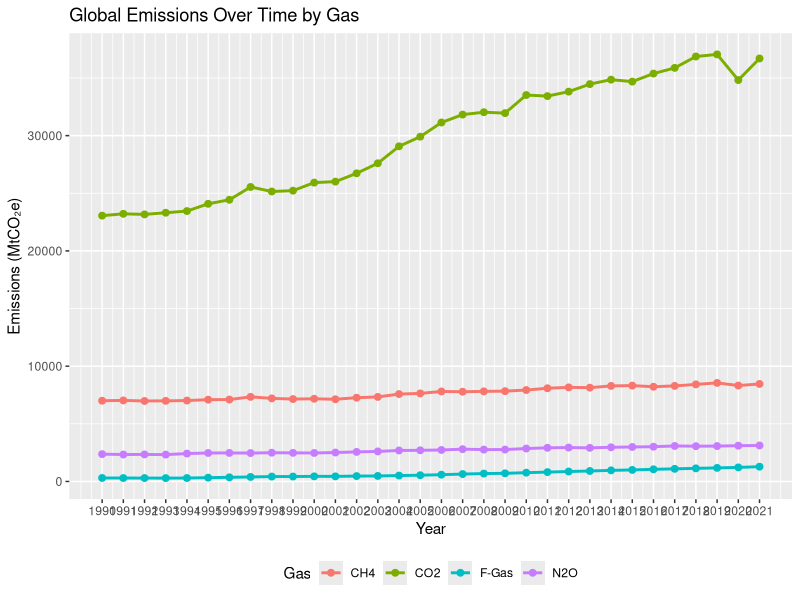
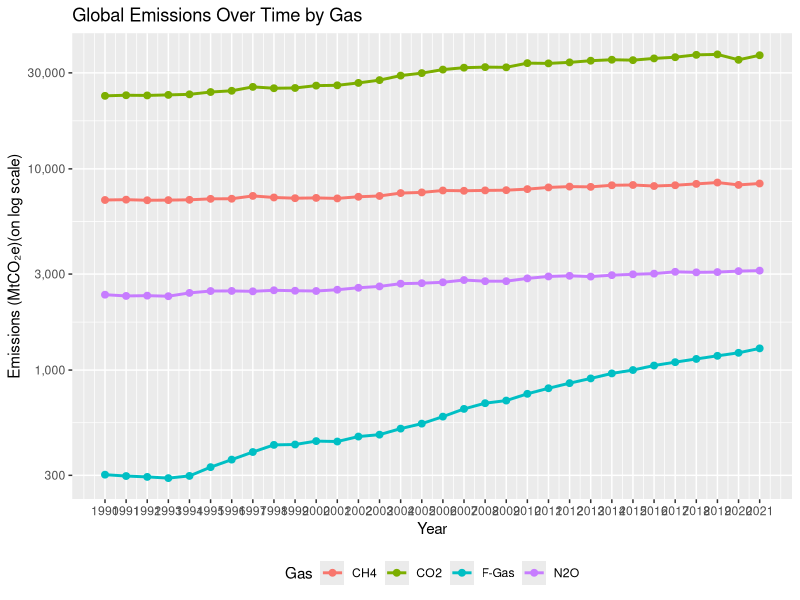
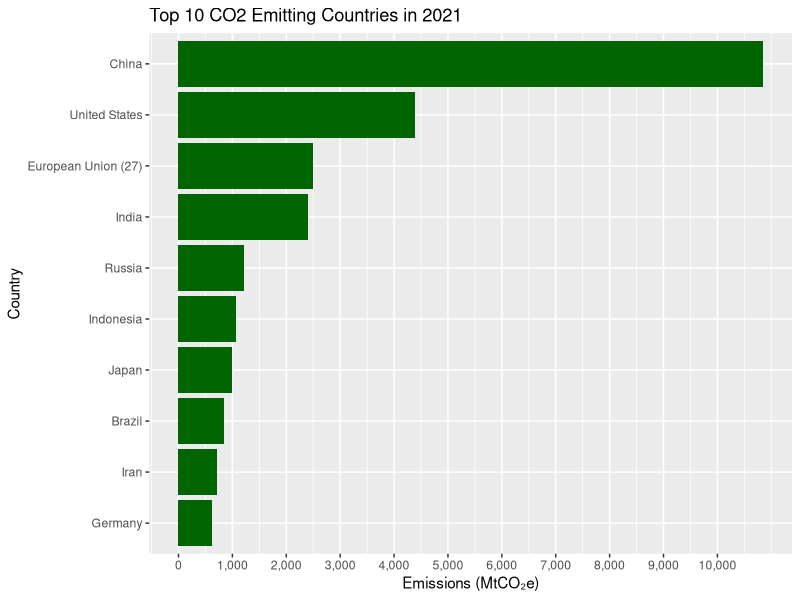
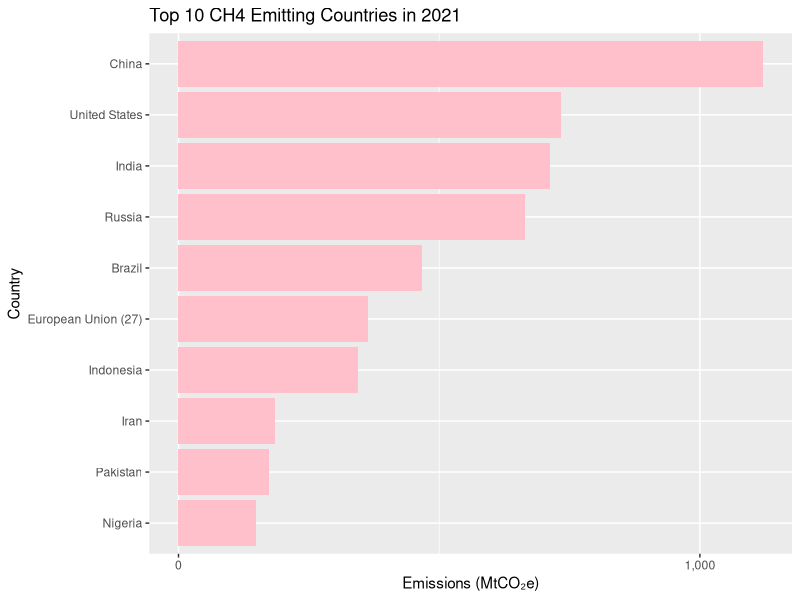
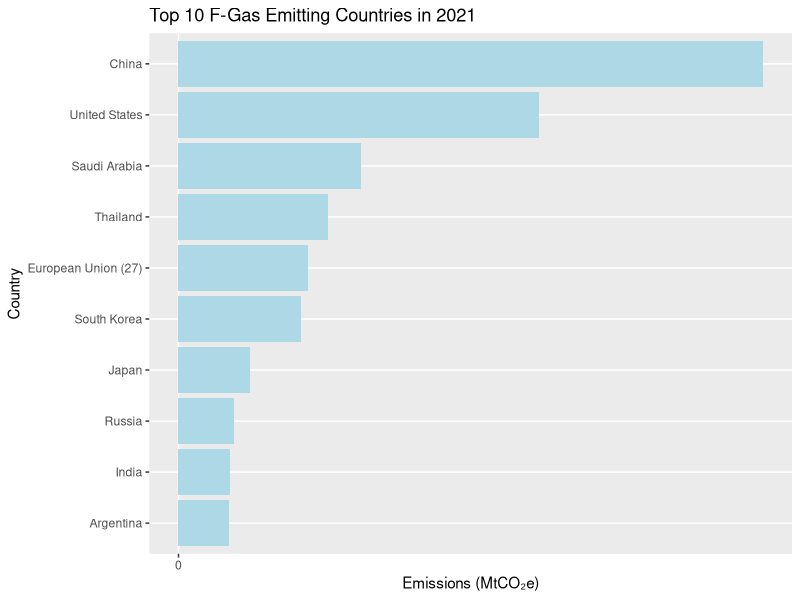
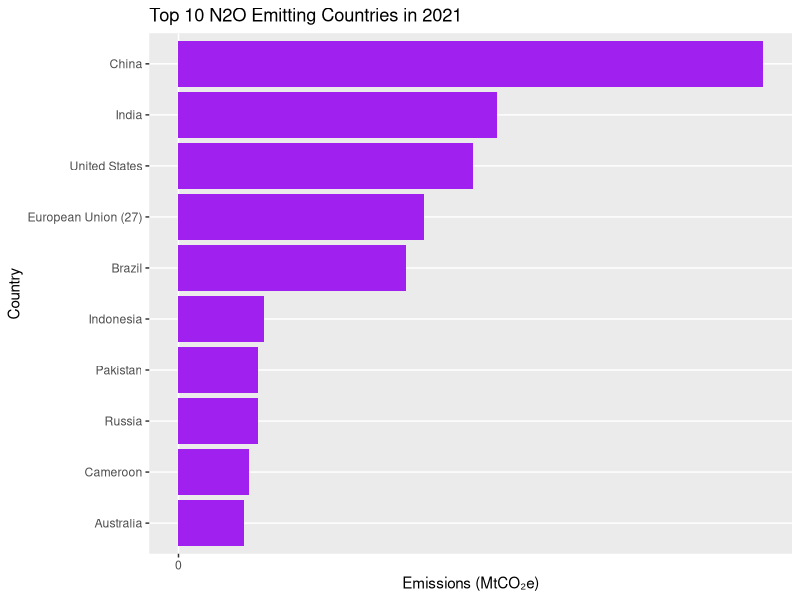
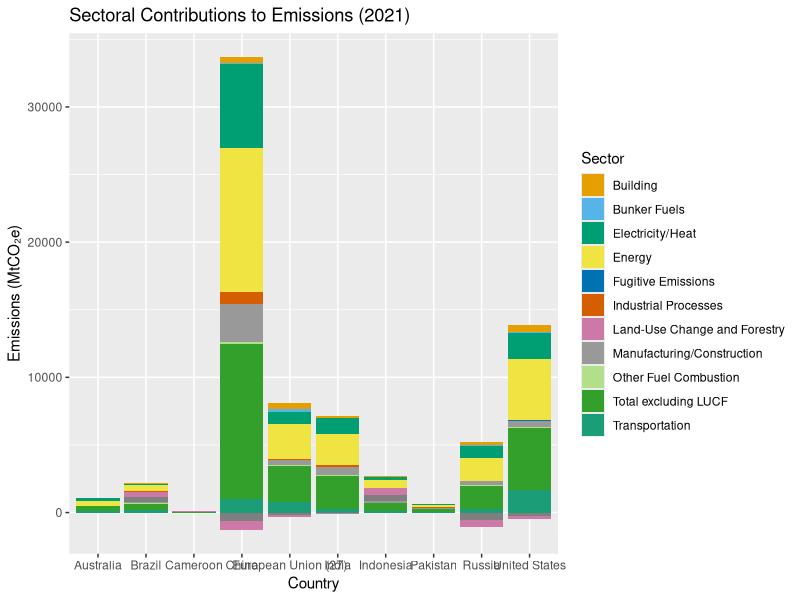
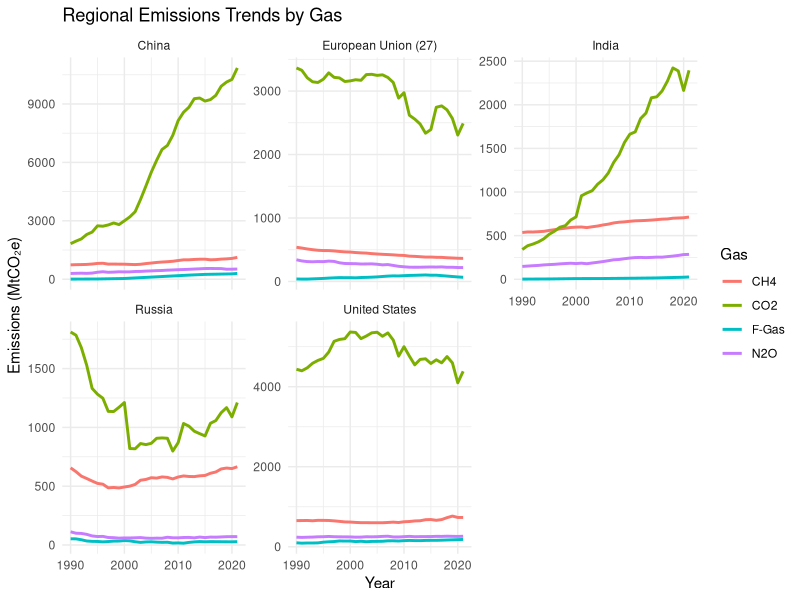

Recreate these plots in R, in order.
## ---- chunk 1
library(readr)
library(tidyverse)
## ---- chunk 2
data <- read.csv("Datasets/historical_emissions.csv", na.strings = c("NA", "N/A"))


dim(data)
#head(data)
## ---- chunk 3
cleaned_data <- na.omit(data)
cleaned_data <- cleaned_data[,!names(cleaned_data) %in% c("Data.source")]
dim(cleaned_data)
#str(cleaned_data)
data_long <- cleaned_data |>
  pivot_longer(
    cols = starts_with("X"),    
    names_to = "Year",          
    values_to = "Emissions"     
  ) |>
  mutate(Year = as.numeric(sub("X", "", Year)))
dim(data_long)
## ---- chunk 4
global_emissions_gases <- subset(data_long, Country == "World" & Sector == "Total including LUCF")
ggplot(global_emissions_gases, aes(x = Year, y = Emissions, color = Gas)) +
  geom_line(size = 1) +
  geom_point(size = 2)+
  scale_x_continuous(breaks = seq(1990, 2021, by = 1)) +
  labs(title = "Global Emissions Over Time by Gas",
       x = "Year",
       y = "Emissions (MtCO₂e)",
       color = "Gas") +
  theme(legend.position = "bottom")
## ---- chunk 5

ggplot(global_emissions_gases, aes(x = Year, y = Emissions, color = Gas)) +
  geom_line(size = 1) +
  geom_point(size = 2)+
  scale_x_continuous(breaks = seq(1990, 2021, by = 1)) +
  scale_y_continuous(trans = 'log10', labels = scales::comma) +
  labs(title = "Global Emissions Over Time by Gas",
       x = "Year",
       y = "Emissions (MtCO₂e)(on log scale)",
       color = "Gas") +
  theme(legend.position = "bottom")


## ---- chunk 6
data_2021 <- subset(data_long, Year == 2021 & Gas == "CO2" & Sector == "Total including LUCF")
top_10 <- data_2021[order(-data_2021$Emissions), ][2:11, ]

ggplot(top_10, aes(x = reorder(Country, Emissions), y = Emissions)) +
  geom_bar(stat = "identity", fill = "darkgreen") +
  scale_y_continuous(breaks = seq(0, max(top_10$Emissions), by = 1000), labels = scales::comma) +
  labs(title = "Top 10 CO2 Emitting Countries in 2021",
       x = "Country",
       y = "Emissions (MtCO₂e)") +
  coord_flip()
## ---- chunk 7
data_2021 <- subset(data_long, Year == 2021 & Gas == "CH4" & Sector == "Total including LUCF")
top_10 <- data_2021[order(-data_2021$Emissions), ][2:11, ]

ggplot(top_10, aes(x = reorder(Country, Emissions), y = Emissions)) +
  geom_bar(stat = "identity", fill = "pink") +
  scale_y_continuous(breaks = seq(0, max(top_10$Emissions), by = 1000), labels = scales::comma) +
  labs(title = "Top 10 CH4 Emitting Countries in 2021",
       x = "Country",
       y = "Emissions (MtCO₂e)") +
  coord_flip()
## ---- chunk 8
data_2021 <- subset(data_long, Year == 2021 & Gas == "F-Gas" & Sector == "Total including LUCF")
top_10 <- data_2021[order(-data_2021$Emissions), ][2:11, ]

ggplot(top_10, aes(x = reorder(Country, Emissions), y = Emissions)) +
  geom_bar(stat = "identity", fill = "lightblue") +
  scale_y_continuous(breaks = seq(0, max(top_10$Emissions), by = 1000), labels = scales::comma) +
  labs(title = "Top 10 F-Gas Emitting Countries in 2021",
       x = "Country",
       y = "Emissions (MtCO₂e)") +
  coord_flip()
## ---- chunk 9
data_2021 <- subset(data_long, Year == 2021 & Gas == "N2O" & Sector == "Total including LUCF")
top_10 <- data_2021[order(-data_2021$Emissions), ][2:11, ]

ggplot(top_10, aes(x = reorder(Country, Emissions), y = Emissions)) +
  geom_bar(stat = "identity", fill = "purple") +
  scale_y_continuous(breaks = seq(0, max(top_10$Emissions), by = 1000), labels = scales::comma) +
  labs(title = "Top 10 N2O Emitting Countries in 2021",
       x = "Country",
       y = "Emissions (MtCO₂e)") +
  coord_flip()
## ---- chunk 10
# Calculate LUCF emissions
top_countries <- top_10$Country
sector_data <- subset(data_long, Year == 2021 & Country %in% top_countries & Gas == "CO2")

# Create a new LUCF column by calculating the difference
sector_data_lucf <- sector_data |>
  filter(Sector %in% c("Total including LUCF", "Total excluding LUCF")) |>
  spread(Sector, Emissions) |>
  mutate(LUCF = `Total including LUCF` - `Total excluding LUCF`) |>
  gather(key = "Sector", value = "Emissions", c("LUCF", "Total excluding LUCF"))

# Combine with other sectors
sector_data_combined <- sector_data |>
  filter(!Sector %in% c("Total including LUCF", "Total excluding LUCF")) |>
  bind_rows(sector_data_lucf)

# Plot the updated data
ggplot(sector_data_combined, aes(x = Country, y = Emissions, fill = Sector)) +
  geom_bar(stat = "identity") +
  scale_fill_manual(values = c(
    "Building" = "#E69F00",
    "Bunker Fuels" = "#56B4E9",
    "Electricity/Heat" = "#009E73",
    "Energy" = "#F0E442",
    "Fugitive Emissions" = "#0072B2",
    "Industrial Processes" = "#D55E00",
    "Land-Use Change and Forestry" = "#CC79A7",
    "Manufacturing/Construction" = "#999999",
    "Other Fuel Combustion" = "#B2DF8A",
    "Total excluding LUCF" = "#33A02C",
    "Total including LUCF" = "#FB9A99",
    "Transportation" = "#1B9E77"
  )) +
  labs(title = "Sectoral Contributions to Emissions (2021)",
       x = "Country",
       y = "Emissions (MtCO₂e)") +
  theme(legend.position = "right")
## ---- chunk 11
facet_data <- subset(data_long, Country %in% c("China", "United States", "India", "European Union (27)","Russia") & Sector == "Total including LUCF")

ggplot(facet_data, aes(x = Year, y = Emissions, color = Gas)) +
  geom_line(size = 1) +
  facet_wrap(~ Country, scales = "free_y") +
  labs(title = "Regional Emissions Trends by Gas",
       x = "Year",
       y = "Emissions (MtCO₂e)") +
  theme_minimal()
## ---- chunk 12
facet_data <- subset(
  data_long,
  Country %in% c(
    "China", "United States", "India", "European Union (27)",
    "Russia", "Japan", "Brazil", "Indonesia", "Iran", "Germany" 
  ) &
    Sector %in% c(
      "Energy", "Agriculture", "Transport",
      "Electricity/Heat", "Waste", "Industrial Processes"
    ) &  
    Gas %in% c("CO2", "CH4", "N2O", "F-Gas")  
)
## ---- chunk 13
gas_sector_data <- subset(
  data_long,
  Country == "World" & Sector %in% c("Energy", "Agriculture", "Electricity/Heat") & Gas %in% c("CO2", "CH4", "N2O", "F-Gas")
)

ggplot(gas_sector_data, aes(x = Year, y = Emissions, color = Gas)) +
  geom_line(size = 1) +
  facet_wrap(~ Sector, scales = "free_y") +
  labs(
    title = "Gas Contributions by Sector Over Time (1990–2021)",
    x = "Year",
    y = "Emissions (MtCO₂e)",
    color = "Gas"
  ) +
  theme_minimal() +
  theme(
    strip.text = element_text(size = 12, face = "bold"),
    plot.title = element_text(size = 15, face = "bold"),
    axis.text = element_text(size = 9),
    legend.position = "right"
  )
## ---- chunk 14

gas_focused <- subset(
  data_long,
  Country %in% c("China", "United States", "India", "European Union (27)", "Russia") &
    Sector %in% c("Energy", "Agriculture", "Transport", "Electricity/Heat") &
    Gas %in% c("CO2", "CH4", "N2O")
)


ggplot(gas_focused, aes(x = Year, y = Emissions, color = Country)) +
  geom_line(size = 1) +
  facet_grid(Sector ~ Gas, scales = "free_y") +
  labs(
    title = "Sectoral Emissions by Gas and Country (1990–2021)",
    x = "Year",
    y = "Emissions (MtCO₂e)",
    color = "Country"
  ) +
  theme_minimal() +
  theme(
    strip.text = element_text(size = 10, face = "bold"),
    plot.title = element_text(size = 16, face = "bold"),
    legend.position = "bottom"
  )

## ---- chunk 15
sector_country_data <- subset(
  data_long,
  Year == 2021 &
    Country %in% c(
      "China", "United States", "India", "European Union (27)",
      "Russia", "Japan", "Brazil", "Germany"
    ) &
    Gas == "CO2" &
    !Sector %in% c("Total including LUCF", "Total excluding LUCF")  # Exclude these sectors
)

ggplot(sector_country_data, aes(x = Country, y = Sector, fill = Emissions)) +
  geom_tile() +
  scale_fill_gradient(low = "lightblue", high = "darkblue") +
  labs(
    title = "Sectoral Emissions Across Countries (2021)",
    x = "Country",
    y = "Sector",
    fill = "Emissions (MtCO₂e)"
  ) +
  theme_minimal() +
  theme(
    plot.title = element_text(size = 16, face = "bold"),
    axis.text.x = element_text(angle = 45, hjust = 1),
    legend.position = "right"
  )
## ---- chunk 16
# Filter 
sector_gas_data <- subset(
  data_long,
  Year == 2021 &
    !Sector %in% c("Total including LUCF", "Total excluding LUCF") &
    Gas %in% c("CO2", "CH4", "N2O", "F-Gas")
)
## ---- chunk 17

sector_gas_summary <- sector_gas_data |>
  group_by(Sector, Gas) |>
  summarise(Total_Emissions = sum(Emissions, na.rm = TRUE)) |>
  ungroup()


ggplot(sector_gas_summary, aes(x = reorder(Sector, -Total_Emissions), y = Total_Emissions, fill = Gas)) +
  geom_bar(stat = "identity") +
  labs(
    title = "Sectoral Emissions by Gas (2021)",
    x = "Sector",
    y = "Total Emissions (MtCO₂e)",
    fill = "Gas"
  ) +
  theme_minimal() +
  theme(
    plot.title = element_text(size = 16, face = "bold"),
    axis.text.x = element_text(angle = 45, hjust = 1),
    legend.position = "right"
  )
## ---- chunk 18
library(dplyr)
library(ggplot2)

# Filter CO2 emissions data
co2_data <- data_long |>
  filter(Gas == "CO2", Sector == "Total including LUCF")

# Calculate global total emissions for each year
global_emissions <- co2_data |>
  group_by(Year) |>
  summarise(Total_Emissions = sum(Emissions, na.rm = TRUE))

# Calculate cumulative emissions per country and identify top 5 emitters
top_5_countries <- co2_data |>
  group_by(Country) |>
  summarise(Cumulative_Emissions = sum(Emissions, na.rm = TRUE)) |>
  arrange(desc(Cumulative_Emissions)) |>
  slice(2:6) |>
  pull(Country)

# Filter for top 5 countries and calculate percentage contribution
top_5_contributions <- co2_data |>
  filter(Country %in% top_5_countries) |>
  left_join(global_emissions, by = "Year") |>
  mutate(Percentage_Contribution = Emissions / Total_Emissions * 100)

# Plot the line chart
ggplot(top_5_contributions, aes(x = Year, y = Percentage_Contribution, color = Country)) +
  geom_line(size = 1) +
  labs(
    title = "Contribution of Top 5 Countries to CO2 Emissions (1990–2021)",
    x = "Year",
    y = "Percentage Contribution",
    color = "Country"
  ) +
  theme_minimal() +
  theme(
    plot.title = element_text(size = 14, face = "bold"),
    axis.text = element_text(size = 10),
    legend.position = "right"
  )

## ---- chunk 19
library(dplyr)
library(ggplot2)

# Filter CO2 emissions data
co2_data <- data_long |>
  filter(Gas == "CO2", Sector == "Total including LUCF")

# Calculate global total emissions for each year
global_emissions <- co2_data |>
  group_by(Year) |>
  summarise(Total_Emissions = sum(Emissions, na.rm = TRUE))

# Calculate cumulative emissions per country and identify top 5 emitters
top_5_countries <- co2_data |>
  group_by(Country) |>
  summarise(Cumulative_Emissions = sum(Emissions, na.rm = TRUE)) |>
  arrange(desc(Cumulative_Emissions)) |>
  slice(2:6) |>
  pull(Country)

# Separate emissions into top 5 countries and other countries
stacked_data <- co2_data |>
  left_join(global_emissions, by = "Year") |>
  mutate(
    Group = ifelse(Country %in% top_5_countries, "Top 5 Countries", "Other Countries"),
    Percentage_Contribution = Emissions / Total_Emissions * 100
  ) |>
  group_by(Year, Group) |>
  summarise(Total_Percentage = sum(Percentage_Contribution, na.rm = TRUE)) |>
  ungroup()

# Plot the stacked bar chart
ggplot(stacked_data, aes(x = Year, y = Total_Percentage, fill = Group)) +
  geom_bar(stat = "identity", position = "stack") +
  labs(
    title = "Contribution of Top 5 Countries vs Other Countries to CO2 Emissions (1990–2021)",
    x = "Year",
    y = "Percentage Contribution",
    fill = "Group"
  ) +
  theme_minimal() +
  theme(
    plot.title = element_text(size = 14, face = "bold"),
    axis.text = element_text(size = 10),
    legend.position = "right"
  )

